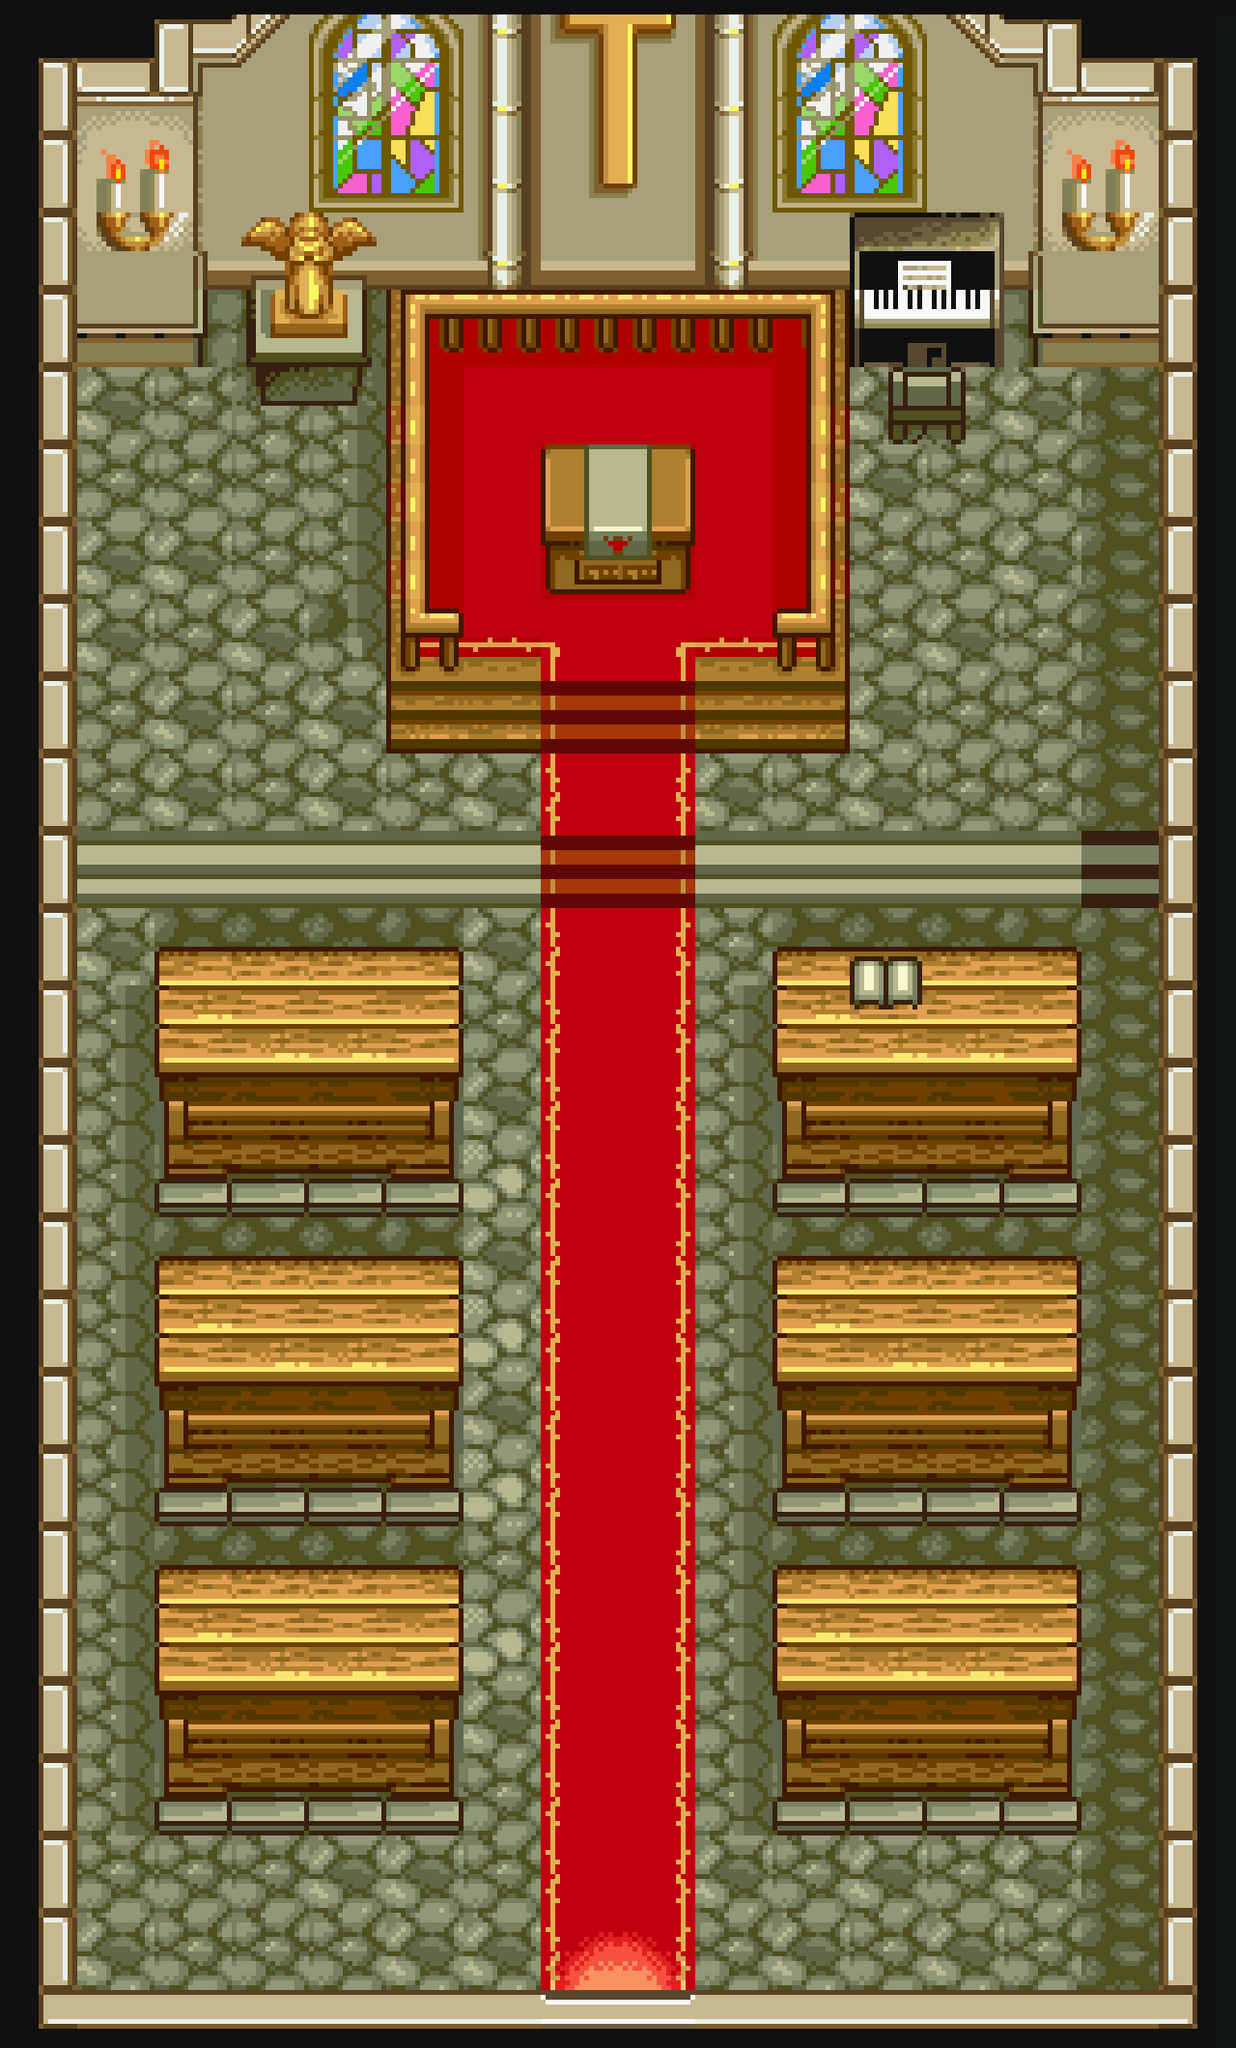

Tiled map render using the project's own tile images. Description and the map definition, with tile-layer contents summarised, below:
An orthogonal 64x106 tile map with 20x20 px tiles, 2 tile layers (background, blocked) and 1 object.

<map version="1.2" tiledversion="1.3.5" orientation="orthogonal" renderorder="right-down" width="64" height="106" tilewidth="20" tileheight="20" infinite="0" nextlayerid="4" nextobjectid="2">
 <tileset firstgid="1" name="church-tileset-20px" tilewidth="20" tileheight="20" tilecount="6784" columns="64">
  <image source="../images/background/building-church.png" width="1280" height="2120" />
 </tileset>
 <layer id="1" name="background" width="64" height="106" locked="1">
  <data>[6784 cells, 3946 non-empty, 3946 distinct tile ids]</data>
 </layer>
 <layer id="2" name="blocked" width="64" height="106" locked="1">
  <data>[6784 cells, 2838 non-empty, 2838 distinct tile ids]</data>
 </layer>
 <objectgroup id="3" name="exits">
  <object id="1" x="572.908" y="2077.65" width="134.599" height="24.1588">
   <properties>
    <property name="exit" value="sceneTown" />
   </properties>
  </object>
 </objectgroup>
</map>
